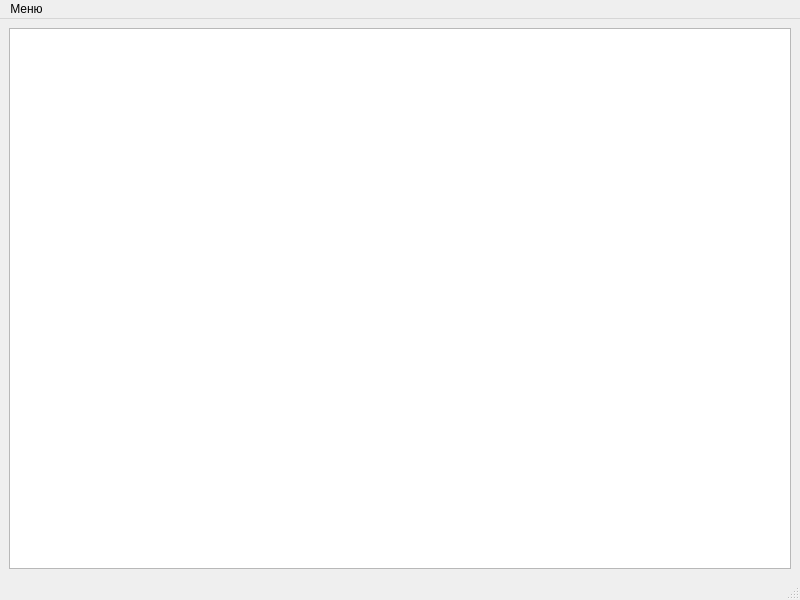
<?xml version="1.0" encoding="UTF-8"?>
<ui version="4.0">
 <class>MainWindow</class>
 <widget class="QMainWindow" name="MainWindow">
  <property name="geometry">
   <rect>
    <x>0</x>
    <y>0</y>
    <width>800</width>
    <height>600</height>
   </rect>
  </property>
  <property name="windowTitle">
   <string>SuperApp Extension</string>
  </property>
  <widget class="QWidget" name="centralwidget">
   <layout class="QGridLayout" name="gridLayout">
    <item row="0" column="0">
     <widget class="QTextEdit" name="textEdit">
      <property name="enabled">
       <bool>true</bool>
      </property>
      <property name="documentTitle">
       <string/>
      </property>
      <property name="readOnly">
       <bool>true</bool>
      </property>
      <property name="acceptRichText">
       <bool>true</bool>
      </property>
     </widget>
    </item>
   </layout>
  </widget>
  <widget class="QMenuBar" name="menubar">
   <property name="geometry">
    <rect>
     <x>0</x>
     <y>0</y>
     <width>800</width>
     <height>19</height>
    </rect>
   </property>
   <widget class="QMenu" name="menu">
    <property name="title">
     <string>Меню</string>
    </property>
    <addaction name="actionQuit"/>
   </widget>
   <addaction name="menu"/>
  </widget>
  <widget class="QStatusBar" name="statusbar"/>
  <action name="actionQuit">
   <property name="text">
    <string>Выход</string>
   </property>
   <property name="shortcut">
    <string>Ctrl+Q</string>
   </property>
  </action>
 </widget>
 <resources/>
 <connections>
  <connection>
   <sender>actionQuit</sender>
   <signal>triggered()</signal>
   <receiver>MainWindow</receiver>
   <slot>close()</slot>
   <hints>
    <hint type="sourcelabel">
     <x>-1</x>
     <y>-1</y>
    </hint>
    <hint type="destinationlabel">
     <x>399</x>
     <y>299</y>
    </hint>
   </hints>
  </connection>
 </connections>
</ui>
